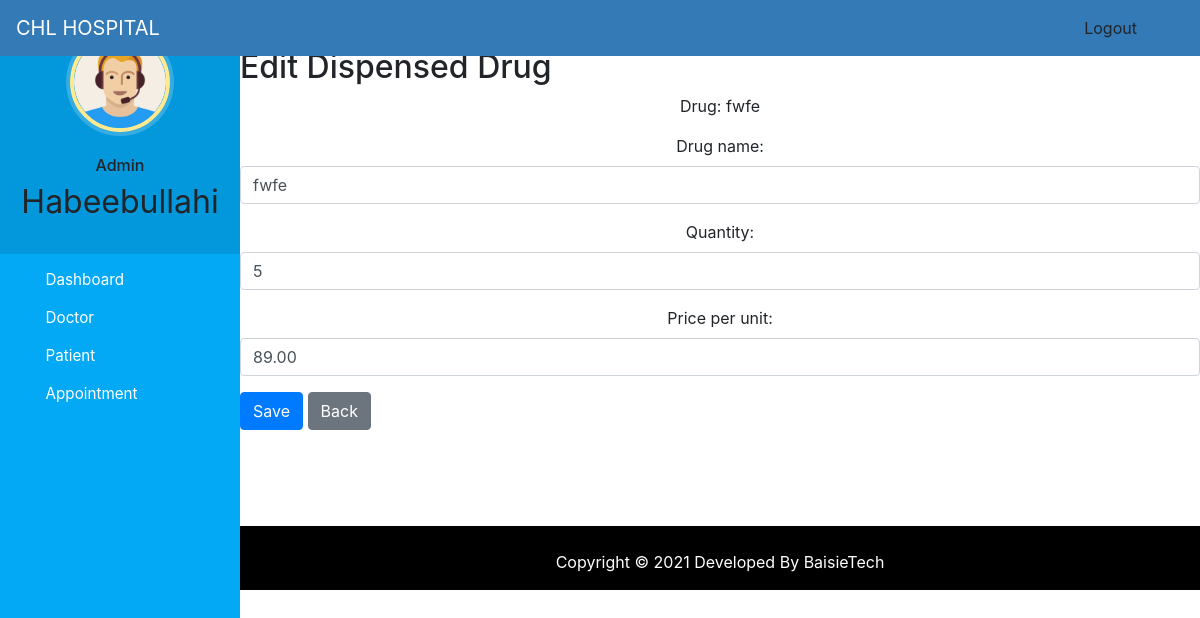
The page /pharmacy/drug/16/edit/ (signed in) on the database its author committed.
### hospital/models.py (models this page shows, shortened)
class DispensedDrug(models.Model):
    emr = models.ForeignKey(PatientEMR, on_delete=models.CASCADE, related_name='dispensed_drugs')
    drug_name = models.CharField(max_length=200)  # NEW: Free text
    quantity = models.PositiveIntegerField()
    price_per_unit = models.DecimalField(max_digits=10, decimal_places=2)
    dispensed_by = models.ForeignKey(User, on_delete=models.SET_NULL, null=True)
    dispensed_at = models.DateTimeField(auto_now_add=True)

### hospital/views.py (the view)
# urls.py: path('pharmacy/drug/<int:drug_id>/edit/', views.pharmacy_edit_dispensed_drug, name='pharmacy-edit-drug'),
@login_required(login_url='pharmacy-login')
@user_passes_test(lambda u: u.groups.filter(name='PHARMACY').exists())
def pharmacy_edit_dispensed_drug(request, drug_id):
    drug = get_object_or_404(DispensedDrug, pk=drug_id)
    if request.method == 'POST':
        form = forms.DispenseDrugForm(request.POST, instance=drug)
        if form.is_valid():
            obj = form.save(commit=False)
            obj.dispensed_by = obj.dispensed_by or request.user
            obj.save()
            for receipt in PharmacyReceipt.objects.filter(dispensed_drugs=obj):
                receipt.recalculate_total()
            messages.success(request, 'Drug updated')
            return redirect('pharmacy-receipt-detail', receipt_id=(PharmacyReceipt.objects.filter(dispensed_drugs=obj).first().id if PharmacyReceipt.objects.filter(dispensed_drugs=obj).exists() else ''))
    else:
        form = forms.DispenseDrugForm(instance=drug)
    return render(request, 'hospital/pharmacy_edit_dispensed_drug.html', {'form': form, 'drug': drug})

### hospital/forms.py (shortened to what this page needs)
class DispenseDrugForm(forms.ModelForm):
    class Meta:
        model = DispensedDrug
        fields = ['drug_name', 'quantity', 'price_per_unit']
        widgets = {
            'drug_name': forms.TextInput(attrs={
                'class': 'form-control',
                'placeholder': 'e.g., Paracetamol 500mg'
            }),
            'quantity': forms.NumberInput(attrs={
                'class': 'form-control',
                'min': 1,
                'placeholder': 'Qty'
            }),
            'price_per_unit': forms.NumberInput(attrs={
                'class': 'form-control',
                'step': '0.01',
                'placeholder': 'Price'
            }),
        }

### templates/hospital/pharmacy_edit_dispensed_drug.html (shortened to what this page needs)
{% extends 'hospital/admin_base.html' %}
{% block content %}
<h2>Edit Dispensed Drug</h2>
<p>Drug: {{ drug.drug_name }}</p>
<form method="post">
  {{ form.as_p }}
  <button class="btn btn-primary" type="submit">Save</button>
  <a class="btn btn-secondary" href="{% url 'pharmacy-receipt-detail' drug.pk %}">Back</a>
</form>
{% endblock %}

### templates/hospital/admin_base.html (shortened to what this page needs)
<!DOCTYPE html>
{% load static %}
<html lang="en">
<head>
  <link rel="stylesheet" href="https://stackpath.bootstrapcdn.com/bootstrap/4.3.1/css/bootstrap.min.css">
  <link rel="stylesheet" href="https://maxcdn.bootstrapcdn.com/font-awesome/4.7.0/css/font-awesome.min.css">
  <link rel="stylesheet" href="{% static '/style.css' %}">
</head>
<body>
  <nav class="menu" tabindex="0">
    <header class="avatar">
      <img src="{% static "images/adminpropic.png" %}" />
      <br><br>
      <h6>Admin</h6>
      <h2>{{request.user.first_name}}</h2>
    </header>
    <ul>
      <li tabindex="0" class="icon-dashboard"> <a style="color:white; text-decoration:none;" href="/admin-dashboard"><span>Dashboard</span></a> </li>
      <li tabindex="0" class="icon-customers"> <a style="color:white; text-decoration:none;" href="/admin-doctor"><span>Doctor</span></a></li>
      <li tabindex="0" class="icon-users"> <a style="color:white; text-decoration:none;" href="/admin-patient"><span>Patient</span></a></li>
      <li tabindex="0" class="icon-calendar"> <a style="color:white; text-decoration:none;" href="/admin-appointment"><span>Appointment</span></a></li>
    </ul>
  </nav>
  <main>
    <div class="bs-example">
      <nav class="navbar navbar-expand-md  navbar-dark fixed-top" style="background:#337AB7;">
        <a href="/admin-dashboard" class="navbar-brand">CHL HOSPITAL</a>
        <div class="collapse navbar-collapse justify-content-between" id="navbarCollapse">
          <div class="navbar-nav" style=" margin-left: 90%;">
            <form method="post" action="{% url 'logout' %}" style="display:inline;">
              <button type="submit" class="nav-item nav-link btn btn-link" style="padding:0;color:inherit;">Logout</button>
            </form>
          </div>
        </div>
      </nav>
    </div>
    <br><br>
    {% block content %}
    {% endblock content %}
    <br><br><br><br>
    <footer>
      <br>
      <div class="container">
        <div class="row">
          <div class="col-md-12 col-sm-12">
            <div style="color:#ffffff;" class="wow fadeInUp footer-copyright">
              <p>
                Copyright &copy; 2021 Developed By BaisieTech </p>
            </div>
          </div>
        </div>
      </div>
    </footer>
  </main>
</body>
</html>

### static/style.css (style rules this page uses)
body { padding-left: 240px; }
main { position: relative; height: 100vh; }
.menu { background: #5bc995; height: 100vh; width: 240px; position: fixed; top: 0px; left: 0; z-index: 5; outline: none; }
.menu .avatar { background: rgba(0, 0, 0, 0.1); padding: 2em 0.5em; text-align: center; }
.menu .avatar img { width: 100px; border-radius: 50%; overflow: hidden; border: 4px solid #ffea92; box-shadow: 0 0 0 4px rgba(255, 255, 255, 0.2); }
.menu .avatar h2 { font-weight: normal; margin-bottom: 0; }
.menu ul { list-style: none; padding: 0.5em 0; margin: 0; }
.menu ul li { padding: 0.5em 1em 0.5em 3em; font-size: 0.95em; font-weight: regular; background-repeat: no-repeat; background-position: left 15px center; background-size: auto 20px; transition: all 0.15s linear; cursor: pointer; }
.menu ul li.icon-dashboard { background-image: url("http://www.entypo.com/images//gauge.svg"); }
.menu ul li.icon-customers { background-image: url("http://www.entypo.com/images//briefcase.svg"); }
.menu ul li.icon-users { background-image: url("http://www.entypo.com/images//users.svg"); }
.menu ul li.icon-calendar { background-image: url("http://www.entypo.com/images//calendar.svg"); }

### templates/hospital/admin_base.html (style rules this page uses)
a:link { text-decoration: none; }
a { color: white; }
footer { padding: 0px 0px 0px 0px; background-color: black; margin: 0px; }
p { text-align: center; }
body { padding-left: 240px; }
main { position: relative; height: 100vh; }
.menu { background: #03a9f4; height: 100vh; width: 240px; position: fixed; top: 0px; left: 0; z-index: 5; outline: none; }
.menu .avatar { background: rgba(0, 0, 0, 0.1); padding: 2em 0.5em; text-align: center; }
.menu .avatar img { width: 100px; border-radius: 50%; overflow: hidden; border: 4px solid #ffea92; box-shadow: 0 0 0 4px rgba(255, 255, 255, 0.2); }
.menu .avatar h2 { font-weight: normal; margin-bottom: 0; }
.menu ul { list-style: none; padding: 0.5em 0; margin: 0; }
.menu ul li { padding: 0.5em 1em 0.5em 3em; font-size: 0.95em; font-weight: regular; background-repeat: no-repeat; background-position: left 15px center; background-size: auto 20px; transition: all 0.15s linear; cursor: pointer; }
.menu ul li.icon-dashboard { background-image: url("http://www.entypo.com/images//gauge.svg"); }
.menu ul li.icon-customers { background-image: url("http://www.entypo.com/images//briefcase.svg"); }
.menu ul li.icon-users { background-image: url("http://www.entypo.com/images//users.svg"); }
.menu ul li.icon-calendar { background-image: url("http://www.entypo.com/images//calendar.svg"); }

### rows shown on the page
DispensedDrug: drug_name "fwfe", quantity "5", price_per_unit "89.00"

### other values the page prints
{{ request.user.first_name }} "Habeebullahi"
